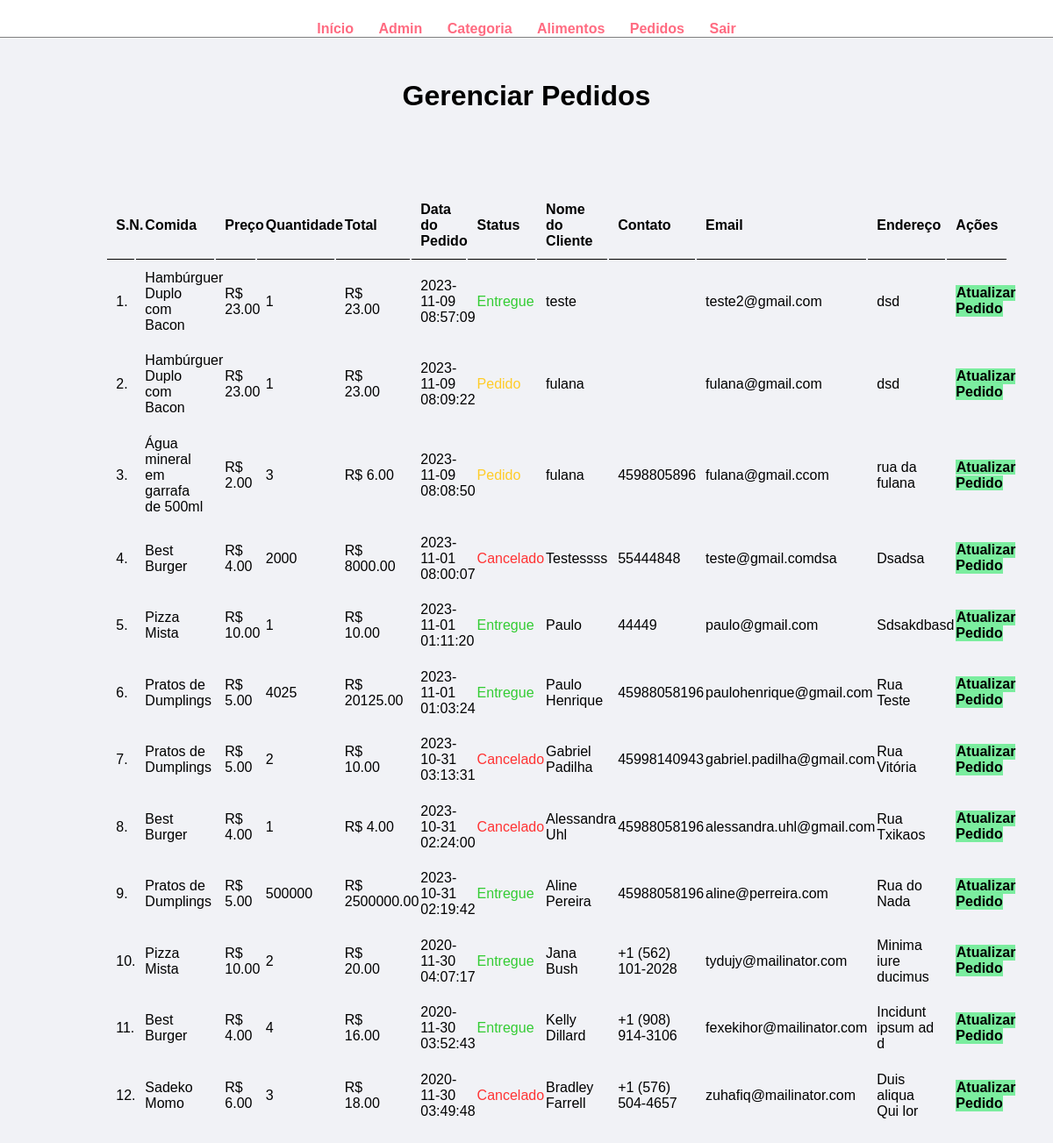
Page /admin/gerenciar-pedido.php on the committed database.
### tables this page shows
CREATE TABLE `tbl_pedido` (
  `id` int(10) UNSIGNED NOT NULL,
  `comida` varchar(150) NOT NULL,
  `preço` decimal(10,2) NOT NULL,
  `quantidade` int(11) NOT NULL,
  `total` decimal(10,2) NOT NULL,
  `data_pedido` datetime NOT NULL,
  `status` varchar(50) NOT NULL,
  `nome_cliente` varchar(150) NOT NULL,
  `contato_cliente` varchar(20) NOT NULL,
  `email_cliente` varchar(150) NOT NULL,
  `endereco_cliente` varchar(255) NOT NULL,
  `id_administrador` int(10) UNSIGNED DEFAULT NULL
);

### admin/gerenciar-pedido.php (the view, shortened to what this page needs)
<?php include('partials/menu.php'); ?>
<div class="main-content">
    <div class="wrapper">
        <h1 class="text-center text-white">Gerenciar Pedidos</h1>
        <br /><br /><br />
        <br><br>
        <table class="tbl-full">
            <tr>
                <th>S.N.</th>
                <th>Comida</th>
                <th>Preço</th>
                <th>Quantidade</th>
                <th>Total</th>
                <th>Data do Pedido</th>
                <th>Status</th>
                <th>Nome do Cliente</th>
                <th>Contato</th>
                <th>Email</th>
                <th>Endereço</th>
                <th>Ações</th>
            </tr>
            <?php
                $current_time = date('H:i:s');
                $start_time = '08:00:00';
                $end_time = '20:00:00';
                if ($current_time >= $start_time && $current_time <= $end_time) {
                    $sql = "SELECT * FROM tbl_pedido ORDER BY id DESC";
                    $res = mysqli_query($conn, $sql);
                    $count = mysqli_num_rows($res);
                    $sn = 1;
                    if ($count > 0) {
                        while ($row = mysqli_fetch_assoc($res)) {
                            $id = $row['id'];
                            $food = $row['comida'];
                            $preço = $row['preço'];
                            $qty = $row['quantidade'];
                            $total = $row['total'];
                            $order_date = $row['data_pedido'];
                            $status = $row['status'];
                            $customer_name = $row['nome_cliente'];
                            $customer_contact = $row['contato_cliente'];
                            $customer_email = $row['email_cliente'];
                            $customer_address = $row['endereco_cliente'];
                            $status_pt = '';
                            if ($status == "Pedido") {
                                $status_pt = "Pedido";
                            } elseif ($status == "Em Entrega") {
                                $status_pt = "Em Entrega";
                            } elseif ($status == "Entregue") {
                                $status_pt = "Entregue";
                            } elseif ($status == "Cancelado") {
                                $status_pt = "Cancelado";
                            }
                            ?>
                            <tr>
                                <td><?php echo $sn++; ?>. </td>
                                <td><?php echo $food; ?></td>
                                <td><?php echo "R$ " . $preço; ?></td>
                                <td><?php echo $qty; ?></td>
                                <td><?php echo "R$ " . $total; ?></td>
                                <td><?php echo $order_date; ?></td>
                                <td>
                                    <?php
                                        if($status == "Pedido")
                                        {
                                            echo "<label style='color: #ffcc29;'>$status_pt</label>";
                                        }
                                        elseif($status == "Em Entrega")
                                        {
                                            echo "<label style='color: #ff9900;'>$status_pt</label>";
                                        }
                                        elseif($status == "Entregue")
                                        {
                                            echo "<label style='color: #33cc33;'>$status_pt</label>";
                                        }
                                        elseif($status == "Cancelado")
                                        {
                                            echo "<label style='color: #ff3333;'>$status_pt</label>";
                                        }
                                    ?>
                                </td>
                                <td><?php echo $customer_name; ?></td>
                                <td><?php echo $customer_contact; ?></td>
                                <td><?php echo $customer_email; ?></td>
                                <td><?php echo $customer_address; ?></td>
                                <td>
                                    <a href="<?php echo SITEURL; ?>admin/atualizar-pedido.php?id=<?php echo $id; ?>" class="btn-secondary">Atualizar Pedido</a>
                                </td>
                            </tr>
                            <?php
                        }
                    } else {
                        echo "<tr><td colspan='12' class='error'>Pedidos não disponíveis</td></tr>";
                    }
                } else {
                    echo '<tr><td colspan="12" class="error">Os pedidos só estão disponíveis entre as 08:00 e 20:00.</td></tr>';
                }
            ?>
        </table>
    </div>
</div>

### css/admin.css (style rules this page uses)
* { margin: 0; padding: 0; font-family: Arial, Helvetica, sans-serif; }
.wrapper { padding: 1%; width: 80%; margin: 0 auto; }
.text-center { text-align: center; }
.tbl-full { width: 100%; }
table tr th { border-bottom: 1px solid black; padding: 1%; text-align: left; }
table tr td { padding: 1%; }
.btn-secondary { background-color: #7bed9f; padding: 1%; color: black; text-decoration: none; font-weight: bold; }
.main-content { background-color: #f1f2f6; padding: 3% 0; }

### rows in the picture
tbl_pedido: comida "Hambúrguer Duplo com Bacon", preço "23.00", quantidade "1", total "23.00", data_pedido "2023-11-09 08:57:09", status "Entregue", nome_cliente "teste", email_cliente "teste2@gmail.com", endereco_cliente "dsd"
tbl_pedido: comida "Hambúrguer Duplo com Bacon", preço "23.00", quantidade "1", total "23.00", data_pedido "2023-11-09 08:09:22", status "Pedido", nome_cliente "fulana", email_cliente "fulana@gmail.com", endereco_cliente "dsd"
tbl_pedido: comida "Água mineral em garrafa de 500ml", preço "2.00", quantidade "3", total "6.00", data_pedido "2023-11-09 08:08:50", status "Pedido", nome_cliente "fulana", contato_cliente "4598805896", email_cliente "fulana@gmail.ccom", endereco_cliente "rua da fulana"
tbl_pedido: comida "Best Burger", preço "4.00", quantidade "2000", total "8000.00", data_pedido "2023-11-01 08:00:07", status "Cancelado", nome_cliente "Testessss", contato_cliente "55444848", email_cliente "teste@gmail.comdsa", endereco_cliente "Dsadsa"
tbl_pedido: comida "Pizza Mista", preço "10.00", quantidade "1", total "10.00", data_pedido "2023-11-01 01:11:20", status "Entregue", nome_cliente "Paulo", contato_cliente "44449", email_cliente "paulo@gmail.com", endereco_cliente "Sdsakdbasd"
tbl_pedido: comida "Pratos de Dumplings", preço "5.00", quantidade "4025", total "20125.00", data_pedido "2023-11-01 01:03:24", status "Entregue", nome_cliente "Paulo Henrique", contato_cliente "45988058196", email_cliente "paulohenrique@gmail.com", endereco_cliente "Rua Teste"
tbl_pedido: comida "Pratos de Dumplings", preço "5.00", quantidade "2", total "10.00", data_pedido "2023-10-31 03:13:31", status "Cancelado", nome_cliente "Gabriel Padilha", contato_cliente "45998140943", email_cliente "gabriel.padilha@gmail.com", endereco_cliente "Rua Vitória"
tbl_pedido: comida "Best Burger", preço "4.00", quantidade "1", total "4.00", data_pedido "2023-10-31 02:24:00", status "Cancelado", nome_cliente "Alessandra Uhl", contato_cliente "45988058196", email_cliente "alessandra.uhl@gmail.com", endereco_cliente "Rua Txikaos"
tbl_pedido: comida "Pratos de Dumplings", preço "5.00", quantidade "500000", total "2500000.00", data_pedido "2023-10-31 02:19:42", status "Entregue", nome_cliente "Aline Pereira", contato_cliente "45988058196", email_cliente "aline@perreira.com", endereco_cliente "Rua do Nada"
tbl_pedido: comida "Pizza Mista", preço "10.00", quantidade "2", total "20.00", data_pedido "2020-11-30 04:07:17", status "Entregue", nome_cliente "Jana Bush", contato_cliente "+1 (562) 101-2028", email_cliente "tydujy@mailinator.com", endereco_cliente "Minima iure ducimus"
tbl_pedido: comida "Best Burger", preço "4.00", quantidade "4", total "16.00", data_pedido "2020-11-30 03:52:43", status "Entregue", nome_cliente "Kelly Dillard", contato_cliente "+1 (908) 914-3106", email_cliente "fexekihor@mailinator.com", endereco_cliente "Incidunt ipsum ad d"
tbl_pedido: comida "Sadeko Momo", preço "6.00", quantidade "3", total "18.00", data_pedido "2020-11-30 03:49:48", status "Cancelado", nome_cliente "Bradley Farrell", contato_cliente "+1 (576) 504-4657", email_cliente "zuhafiq@mailinator.com", endereco_cliente "Duis aliqua Qui lor"
